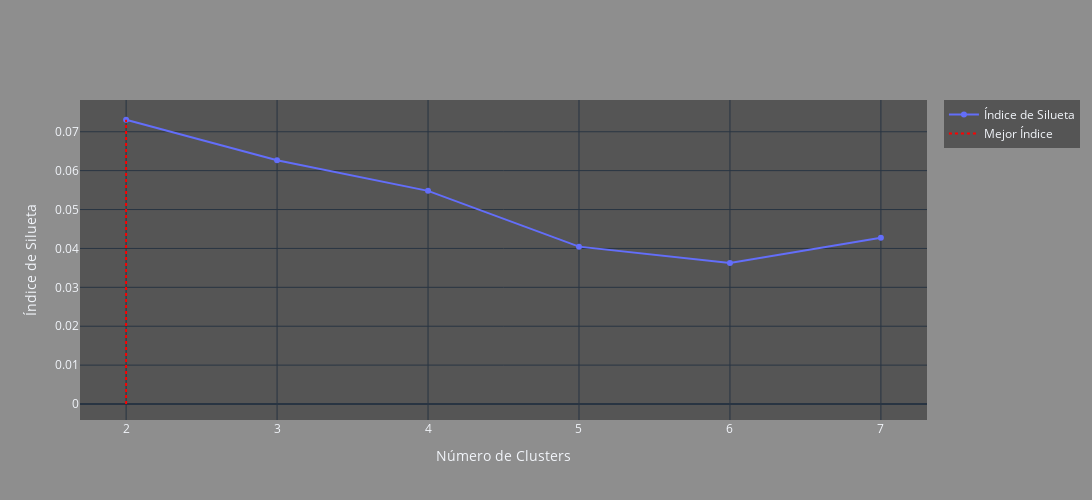

The code cell stored with this chart in its notebook:
### Code cell
score_plot(scores=silhouette_scores, range_n_clusters=range_n_clusters, 
         operator='max', name_index = 'Índice de Silueta')

### Figure 1 — Plotly figure (JSON) as saved in the notebook; plotly's stock layout.template omitted (floating-point values rounded to 4 significant figures)
{"data": [{"mode": "lines+markers", "name": "Índice de Silueta", "type": "scatter", "x": [2, 3, 4, 5, 6, 7], "y": [0.07309, 0.06266, 0.05481, 0.04046, 0.03624, 0.04272]}, {"line": {"color": "red", "dash": "dot", "width": 2}, "mode": "lines", "name": "Mejor Índice", "type": "scatter", "x": [2, 2], "y": [0, 0.07309]}], "layout": {"height": 500, "showlegend": true, "title": {"text": ""}, "width": 1200, "xaxis": {"title": {"text": "Número de Clusters"}}, "yaxis": {"title": {"text": "Índice de Silueta"}}}}
